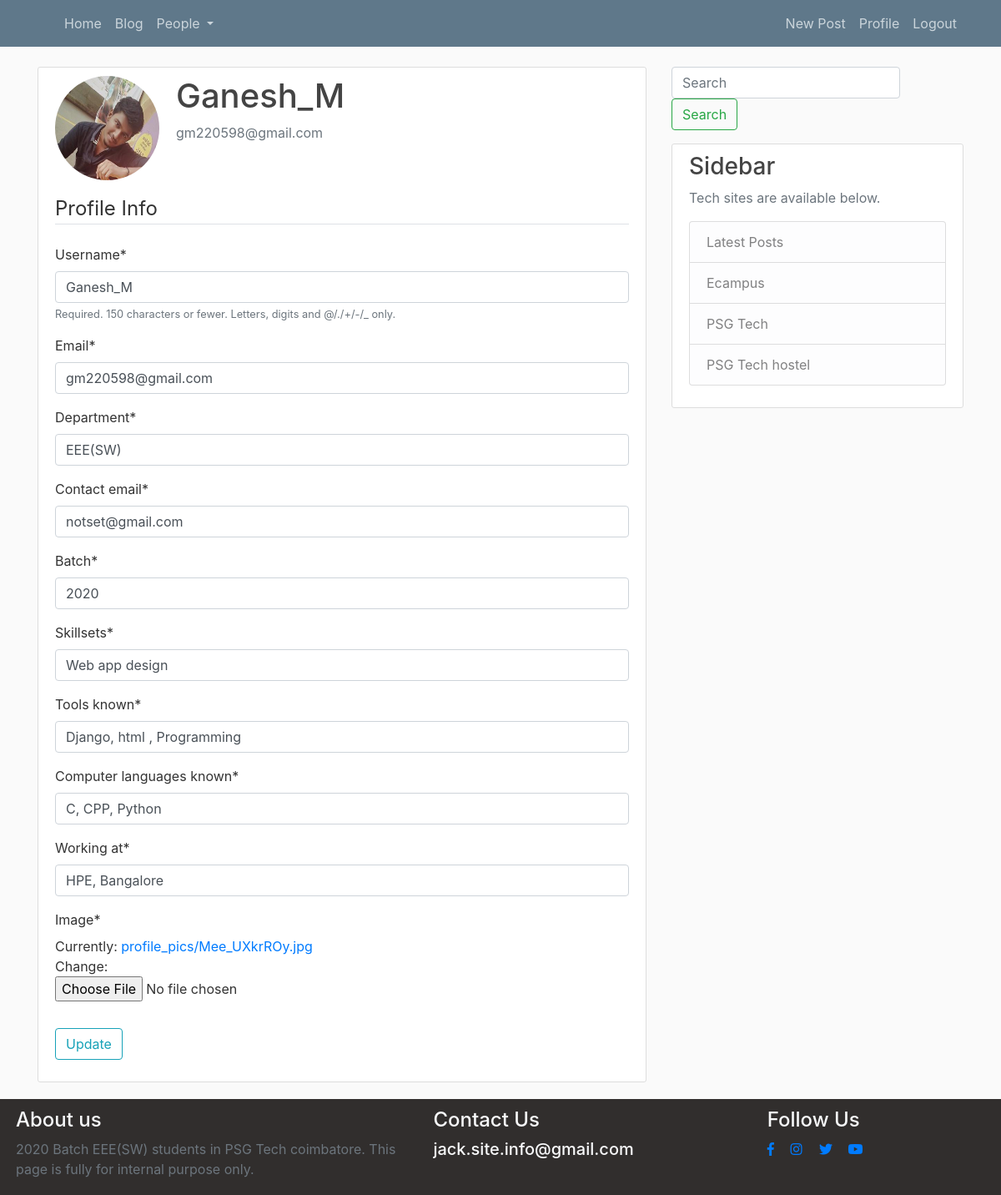
/profile/ (signed in), run on the app's committed database.
### users/models.py (models this page shows, shortened)
class Profile(models.Model):
    user = models.OneToOneField(User, on_delete=models.CASCADE)
    image = models.ImageField(default='default.jpg', upload_to='profile_pics')
    skillsets = models.CharField(max_length=100, default="No skill sets assigned")
    tools_known = models.CharField(max_length=150, default="No tools are assigned")
    computer_languages_known = models.CharField(max_length=100, default="Languages are not assigned")
    department = models.CharField(max_length=30, default='EEE' )
    working_at = models.CharField(max_length=30, default="Not updated yet")
    batch = models.PositiveIntegerField(default=2020)
    contact_email = models.EmailField(default='notset@gmail.com')

### users/views.py (the view)
# urls.py: path('profile/', user_views.profile, name='profile'),
@login_required
def profile(request):
    if request.method == 'POST':
        u_form = UserUpdateForm(request.POST, instance=request.user)
        p_form = ProfileUpdateForm(request.POST,
                                   request.FILES,
                                   instance=request.user.profile)
        if u_form.is_valid() and p_form.is_valid():
            u_form.save()
            p_form.save()
            messages.success(request, 'Your account has been updated!')
            return redirect('profile')
    else:
        u_form = UserUpdateForm(instance=request.user)
        p_form = ProfileUpdateForm(instance=request.user.profile)
    context = {
        'u_form': u_form,
        'p_form': p_form
    }
    return render(request, 'users/profile.html', context)

### users/forms.py
class UserUpdateForm(forms.ModelForm):
    email = forms.EmailField()
    class Meta:
        model = User
        fields = ['username', 'email']

class ProfileUpdateForm(forms.ModelForm):
    class Meta:
        model = Profile
        fields = ['department','contact_email','batch','skillsets','tools_known','computer_languages_known','working_at','image']

### users/templates/users/profile.html (shortened to what this page needs)
{% extends "blog/base.html" %}
{% load crispy_forms_tags %}
{% block content %}
    <div class="content-section">
      <div class="media">
        <img class="rounded-circle account-img" src="{{ user.profile.image.url }}">
        <div class="media-body">
          <h2 class="account-heading">{{ user.username }}</h2>
          <p class="text-secondary">{{ user.email }}</p>
        </div>
      </div>
      <form method="POST" enctype="multipart/form-data">
          <fieldset class="form-group">
              <legend class="border-bottom mb-4">Profile Info</legend>
              {{ u_form|crispy }}
              {{ p_form|crispy }}
          </fieldset>
          <div class="form-group">
              <button class="btn btn-outline-info" type="submit">Update</button>
          </div>
      </form>
    </div>
{% endblock content %}

### blog/static/blog/main.css (style rules this page uses)
body { background: #fafafa; color: #333333; margin-top: 5rem; }
h1, h2, h3, h4, h5, h6 { color: #444444; }
.content-section { background: #ffffff; padding: 10px 20px; border: 1px solid #dddddd; border-radius: 3px; margin-bottom: 20px; }
.account-img { height: 125px; width: 125px; margin-right: 20px; margin-bottom: 16px; }
.account-heading { font-size: 2.5rem; }

### data on the page
Profile: department "EEE(SW)", contact_email "notset@gmail.com", batch "2020", skillsets "Web app design", tools_known "Django, html , Programming", computer_languages_known "C, CPP, Python", working_at "HPE, Bangalore"

### other printed values
{{ user.username }} "Ganesh_M"
{{ user.email }} "gm220598@gmail.com"
